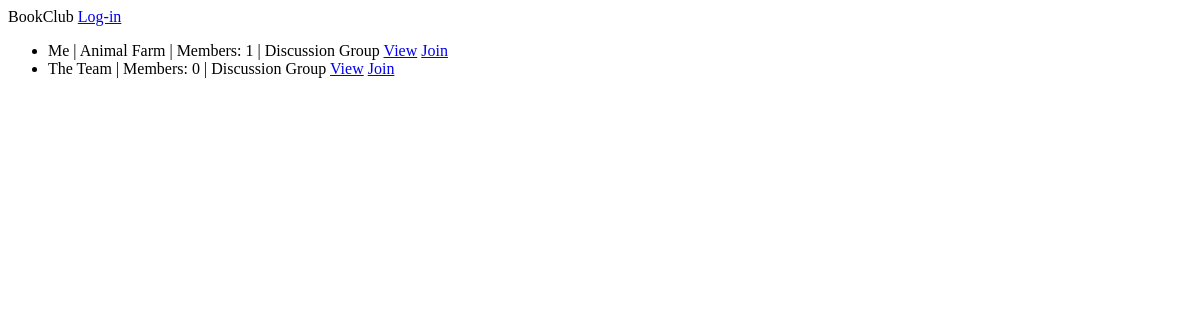
/clubs/list-view/, run on an earlier commit of the app's database.
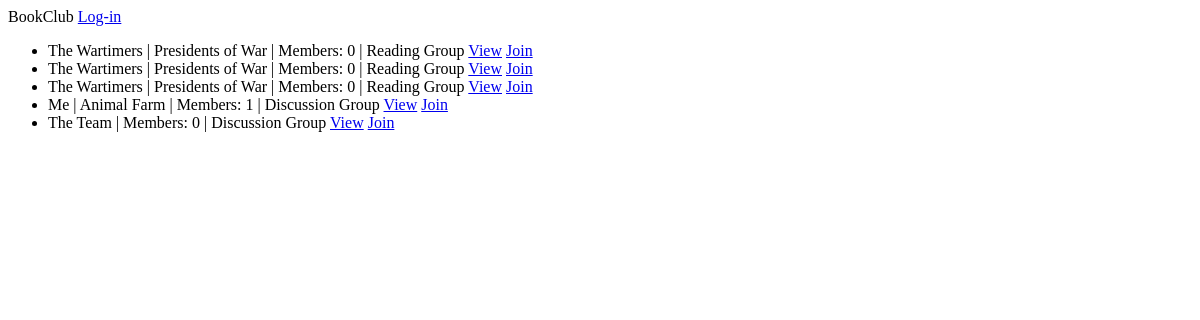
And on a later commit of the database.
### club/models.py (models this page shows, shortened)
class BasicGroup(models.Model):
    group_name = models.CharField(max_length=100)
    is_private_group = models.BooleanField(default=False)  # False=group is public, True=group is private
    group_image = models.ImageField(upload_to='images/group_pictures/',
                                    default='images/group_pictures/no_img.png')
    group_description = models.CharField(max_length=500)  # describes the reason for the group
    slug = models.SlugField(blank=True)
    class Meta:
        abstract = True
        ordering = ['group_name']

class DiscussionGroup(BasicGroup):
    current_book = models.ForeignKey(Book, on_delete=models.SET_NULL, null=True, blank=True)
    group_creator = models.ForeignKey(User, on_delete=models.SET_NULL, null=True,
                                      related_name="discussion_group_creator")
    group_members = models.ManyToManyField(User, related_name="discussion_group_members", blank=True)
    def get_absolute_url(self):
        return reverse('club:discussion_club_detail', args=[self.id, self.slug])

class ReadingGroup(BasicGroup):
    reading_goal = models.IntegerField(blank=True, null=True)
    current_book = models.ForeignKey(Book, on_delete=models.SET_NULL, null=True,
                                     related_name='reading_group_book')
    reading_goal_chapter_name = models.CharField(max_length=30, blank=True, null=True)  # the reading goal chapter name
    group_creator = models.ForeignKey(User, on_delete=models.SET_NULL, null=True,
                                      related_name="reading_group_creator")
    group_members = models.ManyToManyField(User, related_name="reading_group_members", blank=True)
    def get_absolute_url(self):
        return reverse('club:reading_club_detail', args=[self.id, self.slug])

### book/models.py (models this page shows, shortened)
class Book(models.Model):
    book_name = models.CharField(max_length=50)
    book_author = models.CharField(max_length=50)
    book_description = models.TextField(max_length=1000, blank=True, null=True)
    slug = models.SlugField(blank=True)
    people_read_book = models.ManyToManyField(Profile, related_name="people_read_book", blank=True)
    people_reading_book = models.ManyToManyField(Profile, related_name="people_reading_book", blank=True)
    people_want_to_read_book = models.ManyToManyField(Profile, related_name="people_want_to_read_book", blank=True)
    now = datetime.datetime.now()
    book_release_year = models.IntegerField(blank=True, null=True,
                                            validators=[MinValueValidator(0), MaxValueValidator(now.year)])
    book_language = models.CharField(max_length=25, blank=True, null=True)
    book_categories = models.CharField(max_length=30, null=True, blank=True)
    book_cover_image = models.ImageField(upload_to='images/book_covers/',
                                         default='images/book_covers/no_cover.png')
    book_isbn_number = models.CharField(max_length=17)
    book_page_number = models.IntegerField()  # the number of pages in the book
    book_read_pages = models.IntegerField(blank=True, null=True)  # indicates how far one has read the book
    likes = models.ManyToManyField(User, related_name='book_likes', blank=True)
    amazon_link = models.URLField(blank=True, null=True)
    def __str__(self):
        return self.book_name
    class Meta:
        ordering = ['book_name']

### club/views.py (the view)
# urls.py: path('list-view/', views.club_list_view, name='list_view'),
def club_list_view(request):
    reading_clubs = ReadingGroup.objects.all()
    user = request.user
    for club in reading_clubs:
        club.is_reading_club = True
    discussion_clubs = DiscussionGroup.objects.all()
    all_clubs = list(chain(reading_clubs, discussion_clubs))
    for club in all_clubs:
        try:
            club.group_members.get(id=user.id)
            club.member = True
        except ObjectDoesNotExist:
            pass
    return render(request, 'club/list_view.html', {'all_clubs': all_clubs,
                                                   'user': user})

### club/templates/club/list_view.html (shortened to what this page needs)
{% extends "base.html" %}
{% block content %}
<ul class="all-clubs">
    {% for club in all_clubs %}
    <div class="club">
        <li {% if club.is_reading_club %}class="reading club" {% else %}class="discussion club"{% endif %}>
            {{ club.group_name }} {% if club.current_book %}| {{ club.current_book }}{% endif %} | Members: <span class="count">{{ club.group_members.count }}</span>
            {% if club.is_reading_club %} | Reading Group {% else %}| Discussion Group{% endif %}
            <a href="{{ club.get_absolute_url }}" class="view button">View</a>
            <a href="#" data-id="{{ club.id }}" data-action="{% if club.member %}leave{% else %}join{% endif %}"
               data-group_type="{% if club.is_reading_club %}reading{% else %}discussion{% endif %}"
               class="{% if club.member %}leave{% else %}join{% endif %} button toggle">
                {% if club.member %}
                    Leave
                {% else %}
                    Join
                {% endif %}
            </a>
        </li>
    </div>
    {% endfor %}
</ul>
{% endblock %}

### account/templates/base.html (shortened to what this page needs)
{% load static %}
<!DOCTYPE html>
<html lang="en">
<head>
</head>
<body>
    <div id="header">
        <span class="logo">BookClub</span>
        <span class="user">
            {% if request.user.is_authenticated %}
                Hello {{ request.user }},
                <a href="{% url 'logout' %}">Logout</a>
            {% else %}
                <a href="{% url 'login' %}">Log-in</a>
            {% endif %}
        </span>
    </div>
    <div id="content">
        {% block content %}
        {% endblock %}
    </div>
</body>
</html>

What changed in the data, as far as the page shows it:
added ReadingGroup: group_name "The Wartimers", current_book "Presidents of War", group_members.count "0", shows "| Reading Group"
added ReadingGroup: group_name "The Wartimers", current_book "Presidents of War", group_members.count "0", shows "| Reading Group"
added ReadingGroup: group_name "The Wartimers", current_book "Presidents of War", group_members.count "0", shows "| Reading Group"
